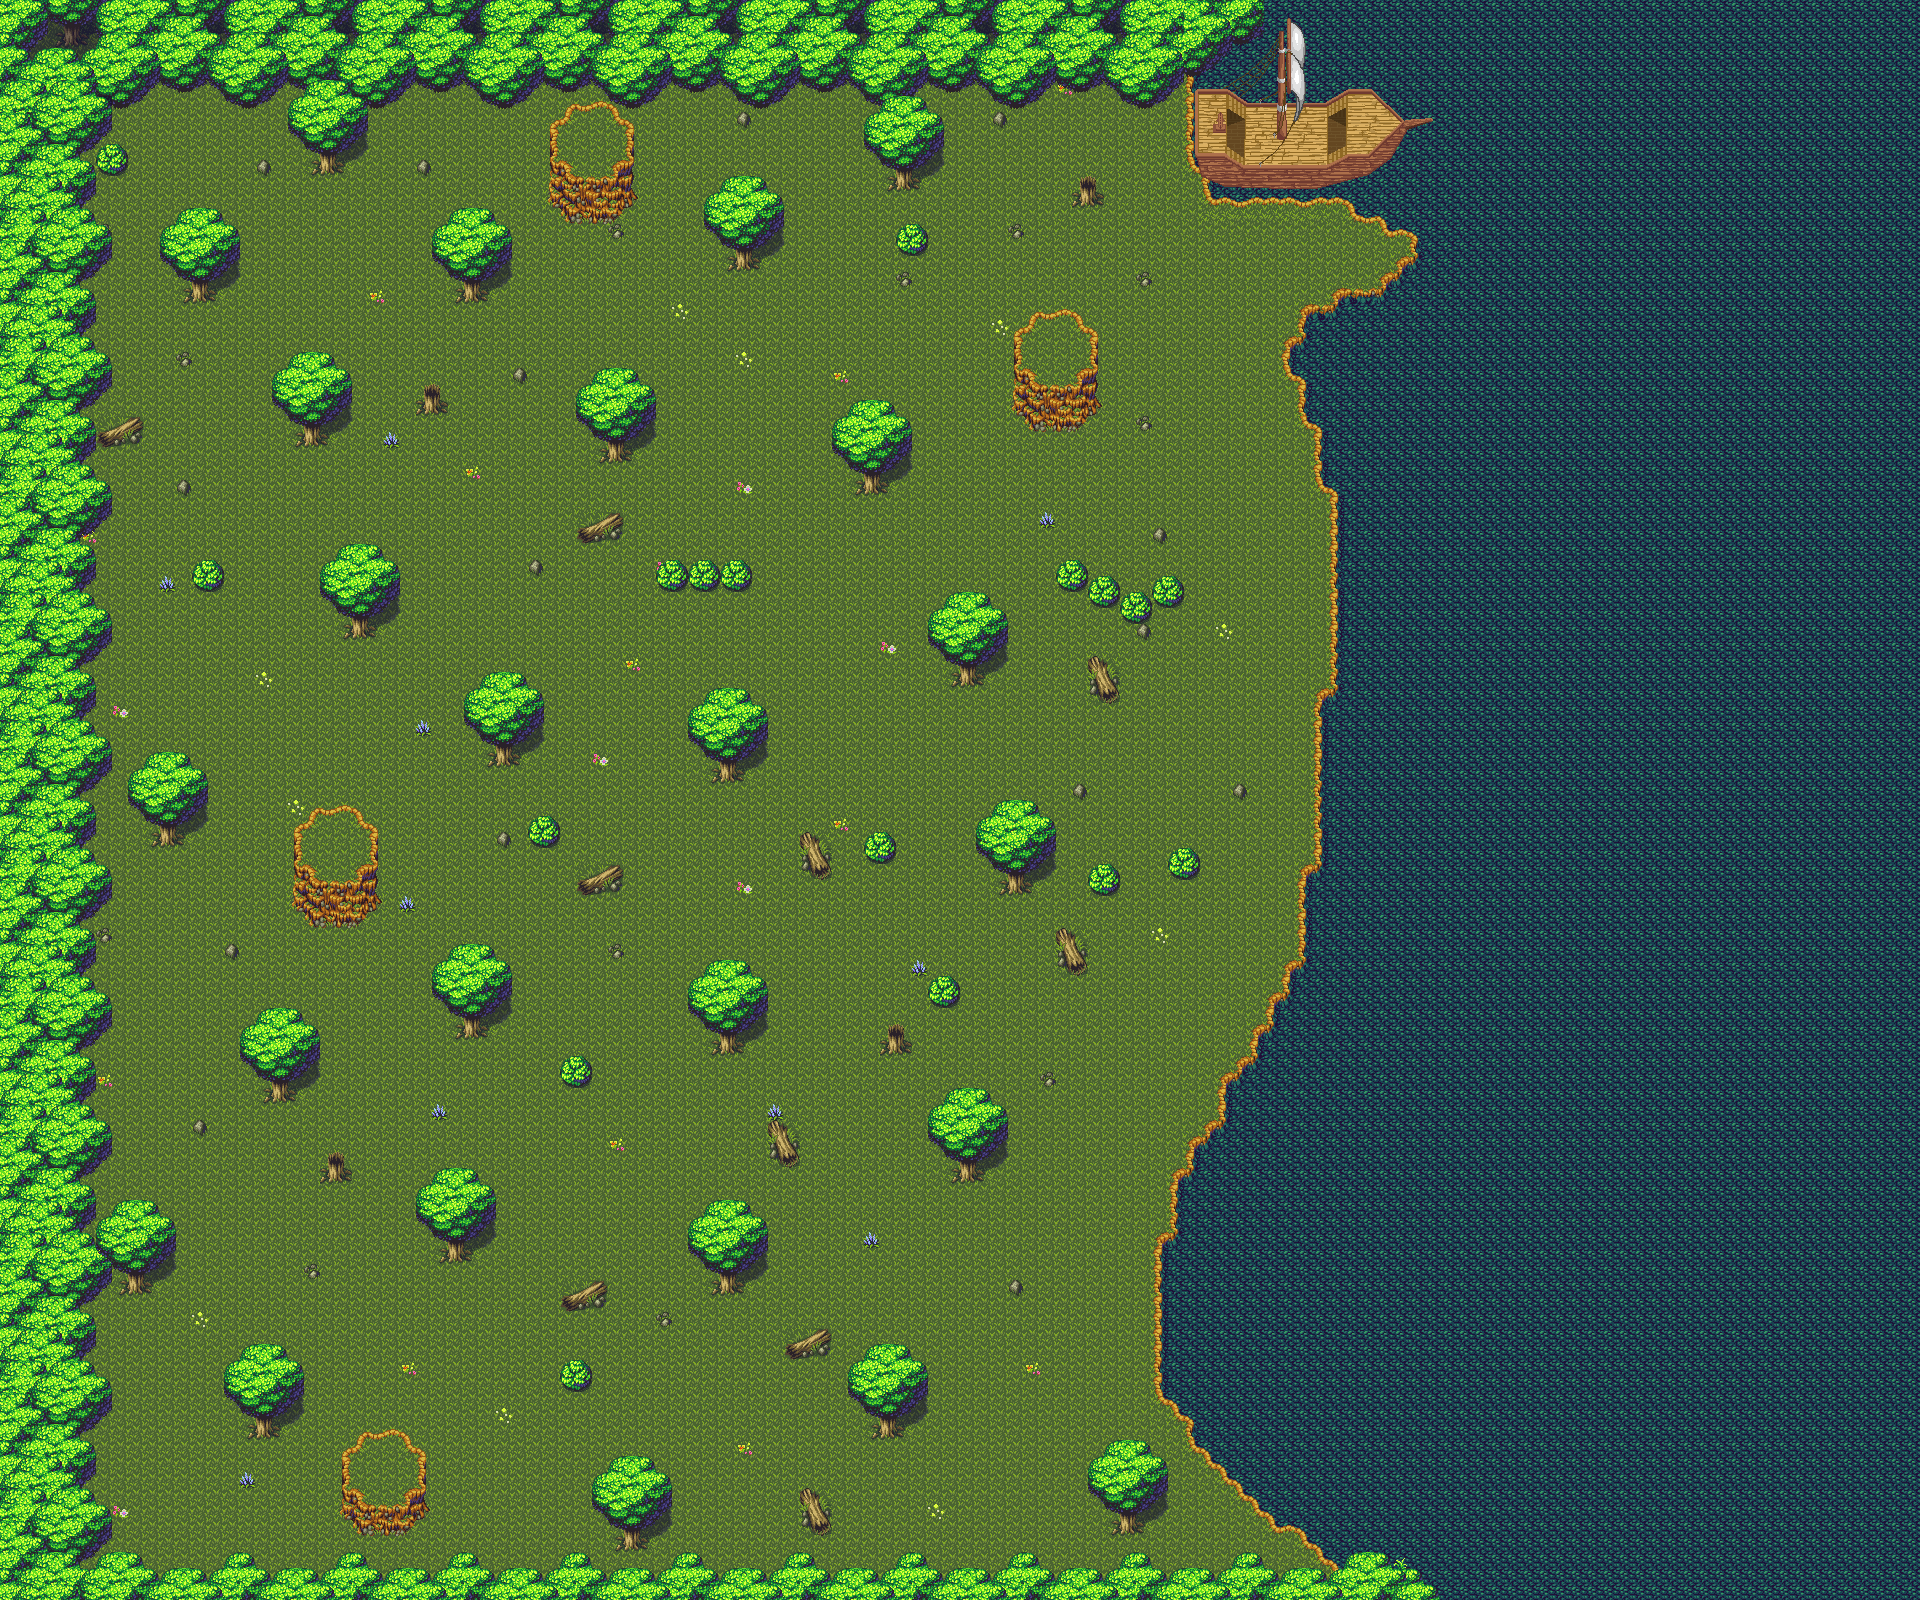

This game map was drawn from its Tiled (.tmx) file and the tilesets committed beside it. A one-line description and the trimmed map source follow:
An orthogonal 120x100 tile map with 16x16 px tiles, 8 tile layers (Ground, Water, Ship, Tree, ...), 3 tilesets and 66 objects (66x collision).

<map version="1.10" tiledversion="1.10.2" orientation="orthogonal" renderorder="right-down" width="120" height="100" tilewidth="16" tileheight="16" infinite="0" nextlayerid="12" nextobjectid="80">
 <tileset firstgid="1" source="../Tilesets/gentle forest v01.tsx" />
 <tileset firstgid="257" name="Ship_full" tilewidth="16" tileheight="16" tilecount="192" columns="16">
  <image source="../Sprites/Ship_full.png" width="256" height="192" />
 </tileset>
 <tileset firstgid="449" name="gentle tree wall, canopy only" tilewidth="16" tileheight="16" tilecount="1536" columns="48">
  <image source="../Tilesets/19.07a Gentle Forest 3.0/tree wall/gentle tree wall, canopy only.png" width="768" height="512" />
 </tileset>
 <objectgroup id="4" name="Objects" class="Objects">
  <object id="1" type="collision" x="1174.25" y="1.25">
   <polygon points="0,-1.11111 0.75,46.75 5,55.5 12.25,58.5 15.5,62 16.75,160.75 31,173 31.5,232.75 34.75,244 48.25,251.75 47.5,263 51.75,277.25 62,283.25 70.5,297.5 80,301.75 81.5,320.25 95.25,333.25 100,357.5 111.25,364.5 119,376.75 128.25,380.75 126.25,408 132.25,421.25 142.75,427.5 146,486 160.5,492.25 159.75,687.75 146.5,695 144.25,861.5 132.75,869 129.75,876.25 128.25,957.5 115.5,966 111.5,991 98.5,999 97.25,1022 83.75,1030.5 81.25,1054.25 66.25,1064.75 64.5,1071.5 49.25,1079.25 47.75,1118 36,1126.25 33.25,1135.75 18.75,1142.25 15.75,1166.75 4.75,1174 2.25,1175.5 0.5,1231.25 -14.5,1239 -15.75,1387 -10,1400.25 0.5,1403.75 3.75,1415.25 16.75,1419.75 15,1430 23.25,1447.5 31.5,1450.75 35.5,1461.5 45,1467 54,1479.5 63.25,1483.5 69,1495.25 78.5,1498.5 84.5,1509.25 94.5,1515.25 103.25,1528.75 123.75,1528.75 133,1544.25 144.75,1546.25 149.75,1560.5 159,1562.75 165,1573.75 174.5,1579.25 187.25,1577.5 225.125,1598.5 745.757,1598.75 745.792,-1.21389" />
  </object>
  <object id="2" type="collision" x="319.826" y="439.217">
   <polygon points="0,0 -1.95652,5.65217 -9.82609,3.47826 -12.3913,6.43478 -14.5217,6.3913 -15.9565,1.04348 -14.8696,-7.13043 0.173913,-7.13043" />
  </object>
  <object id="3" type="collision" x="319.826" y="439.217">
   <polygon points="0,0 -1.95652,5.65217 -9.82609,3.47826 -12.3913,6.43478 -14.5217,6.3913 -15.9565,1.04348 -14.8696,-7.13043 0.173913,-7.13043" />
  </object>
  <object id="30" type="collision" x="479.523" y="295.581">
   <polygon points="0,0 -1.95652,5.65217 -9.82609,3.47826 -12.3913,6.43478 -14.5217,6.3913 -15.9565,1.04348 -14.8696,-7.13043 0.173913,-7.13043" />
  </object>
  <object id="32" type="collision" x="335.947" y="167.399">
   <polygon points="0,0 -1.95652,5.65217 -9.82609,3.47826 -12.3913,6.43478 -14.5217,6.3913 -15.9565,1.04348 -14.8696,-7.13043 0.173913,-7.13043" />
  </object>
  <object id="31" type="collision" x="207.826" y="296.126">
   <polygon points="0,0 -1.95652,5.65217 -9.82609,3.47826 -12.3913,6.43478 -14.5217,6.3913 -15.9565,1.04348 -14.8696,-7.13043 0.173913,-7.13043" />
  </object>
  <object id="7" type="collision" x="623.685" y="454.804">
   <polygon points="0,0 -1.95652,5.65217 -9.82609,3.47826 -12.3913,6.43478 -14.5217,6.3913 -15.9565,1.04348 -14.8696,-7.13043 0.173913,-7.13043" />
  </object>
  </objectgroup>
 <layer id="1" name="Ground" width="120" height="100">
  <data>[12000 cells, 11997 non-empty, 9 distinct tile ids]</data>
 </layer>
 <layer id="2" name="Water" width="120" height="100">
  <data>[12000 cells, 4146 non-empty, 11 distinct tile ids]</data>
 </layer>
 <layer id="6" name="Ship" width="120" height="100">
  <data>[12000 cells, 192 non-empty, 192 distinct tile ids]</data>
 </layer>
 <layer id="7" name="Tree" width="120" height="100">
  <data>[12000 cells, 425 non-empty, 22 distinct tile ids]</data>
 </layer>
 <layer id="9" name="mountain" width="120" height="100">
  <data>[12000 cells, 90 non-empty, 28 distinct tile ids]</data>
 </layer>
 <layer id="10" name="mountain_up" width="120" height="100">
  <data>[12000 cells, 64 non-empty, 21 distinct tile ids]</data>
 </layer>
 <imagelayer id="5" name="Ship" offsetx="-800" offsety="0" />
 <layer id="11" name="Tree_wall" width="120" height="100">
  <data>[12000 cells, 1436 non-empty, 229 distinct tile ids]</data>
 </layer>
 <layer id="8" name="Tree_up" width="120" height="100">
  <data>[12000 cells, 750 non-empty, 30 distinct tile ids]</data>
 </layer>
</map>
<!-- 59 of 66 objects omitted -->
